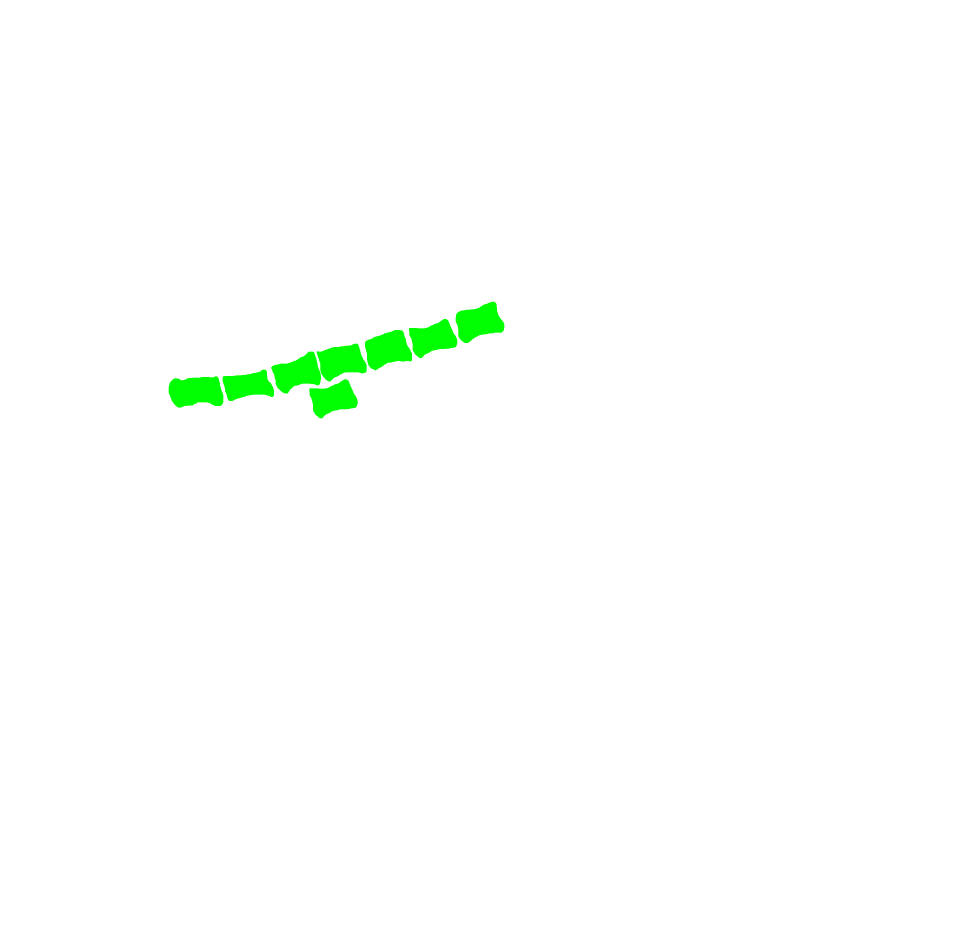
#> input picture Dev/src/postprocess/wrong_vtb2.png, 2874 x 2840 px (shown at 1/3 size)
$ python calcul_indice.py
#> lines starting #> are read from the running program, lines starting #| are printed output that depends on the picture; after the words box and inside, x2 and y2 are one past the last pixel; in counts of white or black regions, pixels touching at a corner belong together
### Dev/src/postprocess/utils.py
from sys import platform
import numpy as np
from PIL import Image
from matplotlib import pyplot as plt
from numpy.linalg import norm
from scipy.ndimage.measurements import center_of_mass
from os.path import join, dirname
import pathlib
import cv2
import math


# Calcul de la distance barycentre d'une vtb et droite de
# direction d'un processus passant par barycentre du processus
def distance_vtb_prc(vtb, process, direction):
    p1 = np.asarray(process)
    p2 = p1 + np.asarray(direction)
    M = np.asarray(direction)
    vtb_p = np.asarray(vtb)

    test = np.dot(p2 - p1, vtb_p - p1) / np.dot(M, M)
    intersect = p1 + test * M
    dist = norm(vtb_p - intersect)
    return dist


# Calcul de la matrice de distances pour l'algorithme hongrois
def distance_matrix(vtb, process, directions, dist):
    matrix = np.zeros((len(vtb), len(process)))
    for i in range(len(vtb)):
        for j in range(len(process)):
            matrix[i, j] = dist(vtb[i], process[j], directions[j])
    return matrix


# Appariement des vertèbres en fonction du résultat de l'algo hongrois
# [55 lines left out: functions pair_matrix, generate_plot, not called in this run]


# Obtention de la direction d'un blob de pixels
# source : https://alyssaq.github.io/2015/computing-the-axes-or-orientation-of-a-blob/
# explication : https://en.wikipedia.org/wiki/Image_moment
def get_direction(pixels):
    y, x = np.nonzero(pixels)
    coords = np.vstack([x, y])
    cov = np.cov(coords)
    evalues, evectors = np.linalg.eig(cov)
    sort_indices = np.argsort(evalues)[::-1]
    x_v1, y_v1 = evectors[:, sort_indices[0]]
    y_c, x_c = center_of_mass(pixels)
    x_v2, y_v2 = evectors[:, sort_indices[1]]
    center = np.asarray((x_c, y_c))
    direction1 = np.asarray((x_v1, y_v1))
    direction2 = np.asarray((x_v2, y_v2))
    return center, direction1, direction2


# Chargement et conversion d'image RGBA -> noir et blanc
def load_image(filename):

#> called with filename = 'postprocess/wrong_vtb2.png'
    if platform.startswith("win32"):
        current_directory = '\\'.join(dirname(__file__).split('\\')[:-1])
        print("Current directory: {}".format(join(current_directory)))
        file_loaded = join(current_directory, filename)
    elif platform.startswith("linux") or platform.startswith("cygwin"):
        current_directory = '/'.join(dirname(__file__).split('/')[:-1])
        print("Current directory: {}".format(join(current_directory)))
        file_loaded = join(current_directory, filename)
    elif platform.startswith("darwin"):
        print("Not for MacOs sorry. You can adapt the code here")


    image = Image.open(file_loaded)
#> image is the input picture: PIL image 2874x2840 RGBA; mean R, G, B, A 7, 11, 7, 2.8
    image.load()
    background = Image.new("RGB", image.size, (255, 255, 255))
#> background: PIL image 2874x2840 RGB; every value is 255
    background.paste(image, mask=image.split()[3])
    image = background
    image = image.convert('L')
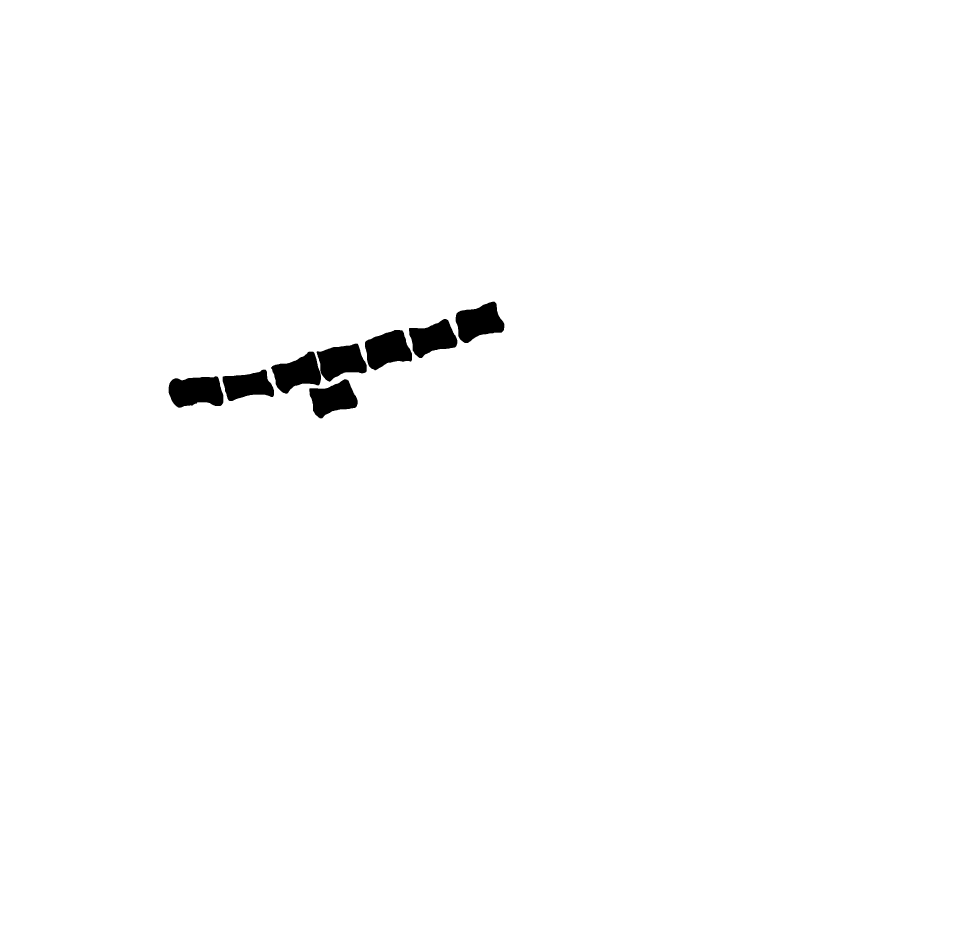
#> image: PIL image 2874x2840 L (shown at 1/3 size); values 150 (black) and 255 (white), 98.9% white; 8 black regions, largest, box (x1, y1, x2, y2) and area: (506, 1129, 670, 1223) 12344, (1367, 905, 1513, 1029) 11664, (1095, 990, 1236, 1111) 11535
    image = image.point(lambda x: 255 if x < 255 else 0, '1')
    image = np.array(image)
    return image


# Calcul de distance euclidienne entre deux points
def distance_euclidienne(p1, p2):
    return np.linalg.norm(np.subtract(p1, p2))


# source : https://github.com/encukou/bresenham/blob/master/bresenham.py
# explication : https://fr.wikipedia.org/wiki/Algorithme_de_trac%C3%A9_de_segment_de_Bresenham
# [176 lines left out: functions bresenham, get_far_points, get_heart_axe, get_heart_axe_V2, get_points_of_heart, not called in this run]

### Dev/src/postprocess/t4.py
import numpy as np
from PIL import Image
from .utils import *
from matplotlib import pyplot as plt
from scipy.ndimage.measurements import label, center_of_mass
from numpy.linalg import norm
from munkres import Munkres, print_matrix
import time


def find_t4(vtb_filename, prc_filename, left=True, plot=False):
    sens = 1
    if not left:
        sens = -1

    # Initialisation des path des radios de test
    process_filename = prc_filename
    vtb_filename = vtb_filename

    # Chargement des images
    vtb_image = load_image(vtb_filename)
    process_image = load_image(process_filename)
#> call 2 of load_image, with filename = 'postprocess/process.png'
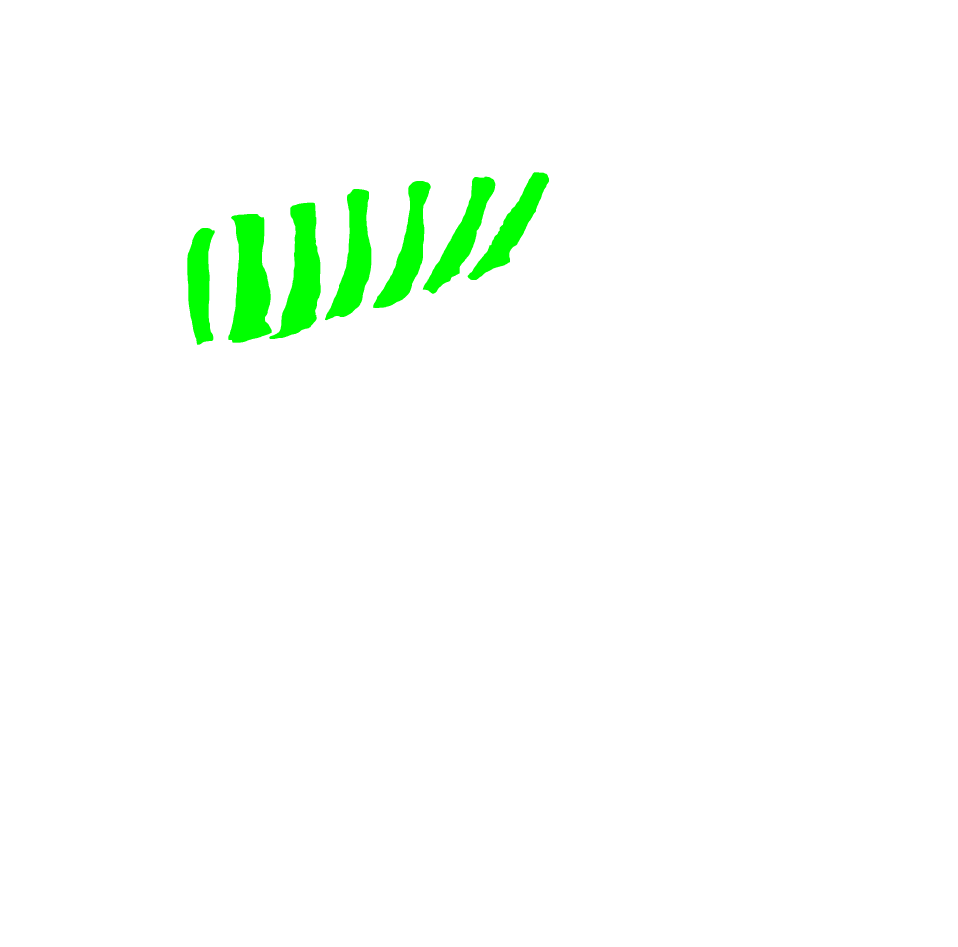
#> input picture Dev/src/postprocess/process.png, 2874 x 2840 px (shown at 1/3 size)
#> in load_image, image is the input picture: PIL image 2874x2840 RGBA; mean R, G, B, A 5.6, 17.5, 5.6, 5.6
#> in load_image (call 2), `image = image.convert('L')`: image: PIL image 2874x2840 L; values 150 (black) and 255 (white), 97.8% white; 7 black regions, largest, box (x1, y1, x2, y2) and area: (685, 642, 815, 1028) 34428, (808, 608, 962, 1017) 31451, (975, 567, 1114, 961) 25894
#> in load_image (call 2), `image = image.point(lambda x: 255 if x < 255 else 0, '1')`:
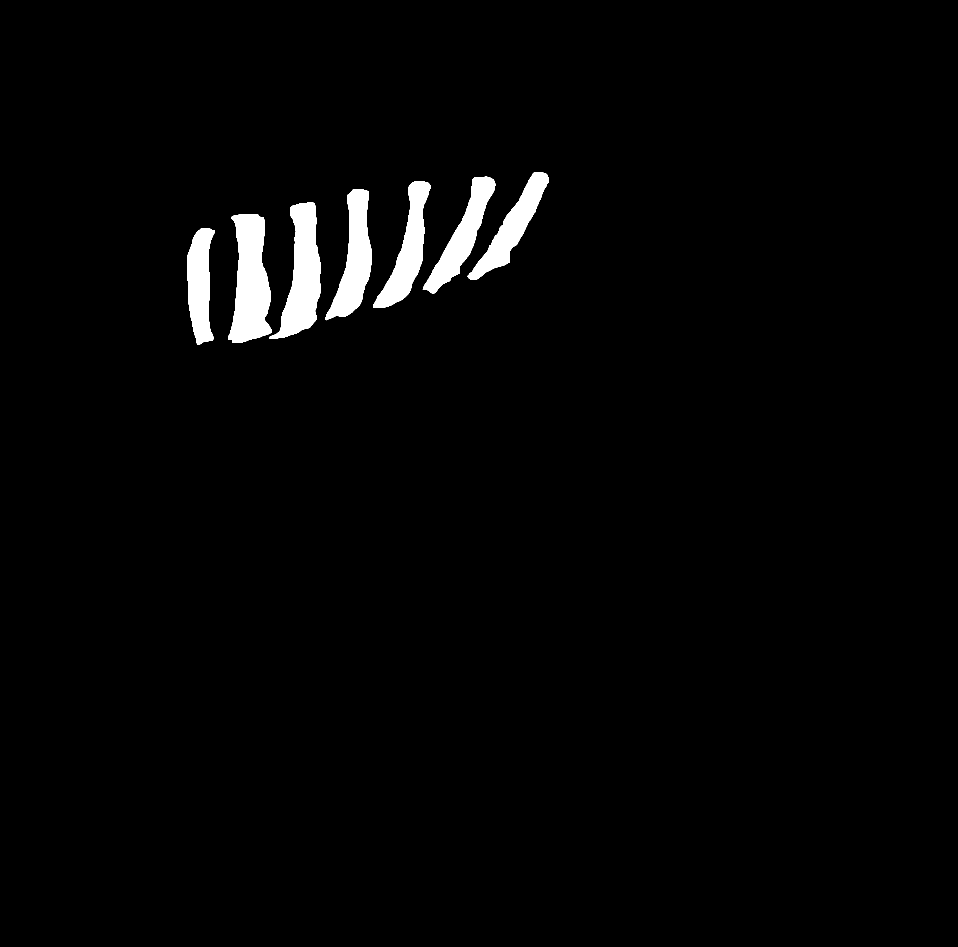
#> image: PIL image 2874x2840 1 (shown at 1/3 size); 2.2% white; 7 white regions, largest, box (x1, y1, x2, y2) and area: (685, 642, 815, 1028) 34428, (808, 608, 962, 1017) 31451, (975, 567, 1114, 961) 25894

    # Labellisation de chaque vertèbre et chaque processus
    vtb_labeled, vtb_ncomponents = label(vtb_image)
#> vtb_labeled: shape (2840, 2874) int32; 9 distinct labels, from 0 to 8
#> vtb_ncomponents = 8
    process_labeled, process_ncomponents = label(process_image)
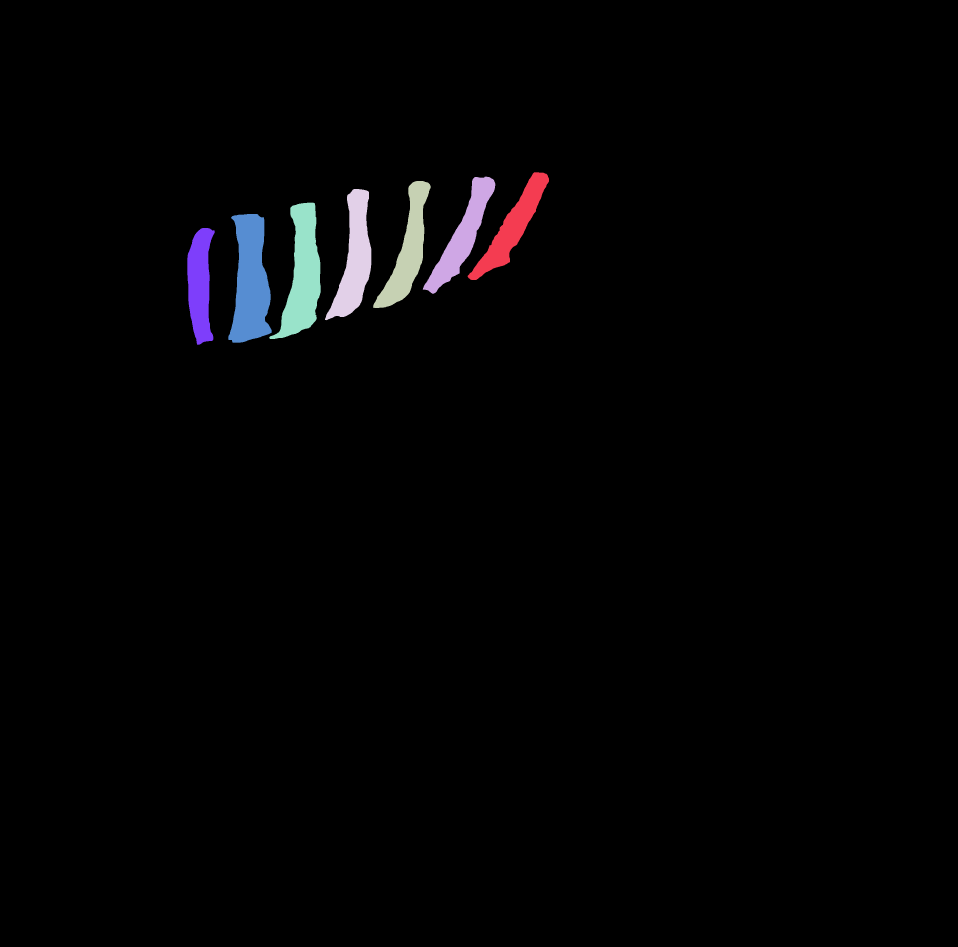
#> process_labeled: shape (2840, 2874) int32 (shown at 1/3 size); 8 distinct labels, from 0 to 7; one colour per label, 0 black
#> process_ncomponents = 7

    prc_array = list()  # Liste des barycentres
    vtb_array = list()  # Liste des barycentres des vertèbres
    directions_array = list()  # Liste des directions des processus (vecteurs)

    # Détermination des barycentres et directions des processus épineux
    for i in range(1, process_ncomponents + 1):
        centers, direction1, direction2= get_direction(np.where(process_labeled != i, 0, process_labeled))
        prc_array.append(centers)
        directions_array.append(direction1)
#> this loop made 7 passes
#> (cov in get_direction, evalues in get_direction, evectors in get_direction, x_v1 in get_direction, y_v1 in get_direction, y_c in get_direction, x_c in get_direction, x_v2 in get_direction) on passes 1 to 5: ([[3170.1, -4475.3], [-4475.3, 7435.4]], [345.3, 10260.2], [[-0.846, 0.534], [-0.534, -0.846]], 0.534, -0.846, 680.9, 1537.1, -0.846), ([[2498.2, -4371.4], [-4371.4, 9323.7]], [365.1, 11456.8], [[-0.899, 0.439], [-0.439, -0.899]], 0.439, -0.899, 706.5, 1387.3, -0.899), ([[1279.7, -2987.4], [-2987.4, 11724]], [485.5, 12518.1], [[-0.966, 0.257], [-0.257, -0.966]], 0.257, -0.966, 750.1, 1223, -0.966), ([[756, -1553.2], [-1553.2, 11982.2]], [545.1, 12193.1], [[-0.991, 0.135], [-0.135, -0.991]], 0.135, -0.991, 774.9, 1063.2, -0.991), ([[799.9, -1107], [-1107, 13056.8]], [700.7, 13156], [[-0.996, 0.0892], [-0.0892, -0.996]], 0.0892, -0.996, 822.5, 908, -0.996)
#> after the loop, directions_array = [[0.534, -0.846], [0.439, -0.899], [0.257, -0.966], [0.135, -0.991], [0.0892, -0.996], [0.00337, -1], [-0.0043, -1]]; prc_array = [[1537.1, 680.9], [1387.3, 706.5], [1223, 750.1], [1063.2, 774.9], [908, 822.5], [751.5, 844.1], [599.4, 853.7]]

    # Détermination des barycentres des vertèbres
    for j in range(1, vtb_ncomponents + 1):
        y_c, x_c = center_of_mass(np.where(vtb_labeled != j, 0, vtb_labeled))
        vtb_array.append(np.asarray((x_c, y_c)))
#> this loop made 8 passes
#> (y_c, x_c) on passes 1 to 8: (966.2, 1436.3), (1014.7, 1298), (1048.1, 1162.2), (1083.8, 1023.4), (1118.5, 891.6), (1156.2, 742.9), (1174.2, 587.7), (1195.7, 999)
#> after the loop, vtb_array = [[1436.3, 966.2], [1298, 1014.7], [1162.2, 1048.1], [1023.4, 1083.8], [891.6, 1118.5], [742.9, 1156.2], [587.7, 1174.2], [999, 1195.7]]

    # Calcul de la matrice de distances
    dist_matrix = distance_matrix(vtb_array, prc_array, directions_array, distance_vtb_prc)
#> the loop in distance_matrix, `for i in range(len(vtb)):` made 8 passes

    # Zero padding de la matrice en cas de différence de nb de vtb et de prc
    diff = np.abs(dist_matrix.shape[0] - dist_matrix.shape[1])
#> diff = 1
    if diff != 0:
        pad = ((0, diff), (0, 0))
#> pad = ((0, 1), (0, 0))
        if dist_matrix.shape[0] > dist_matrix.shape[1]:
            pad = ((0, 0), (0, diff))
#> pad = ((0, 0), (0, 1))
        dist_matrix = np.pad(dist_matrix, pad)

    # Algorithme hongrois à partir de la matrice de distances
#> (the run stopped early here; a loop or call above may not have finished)
